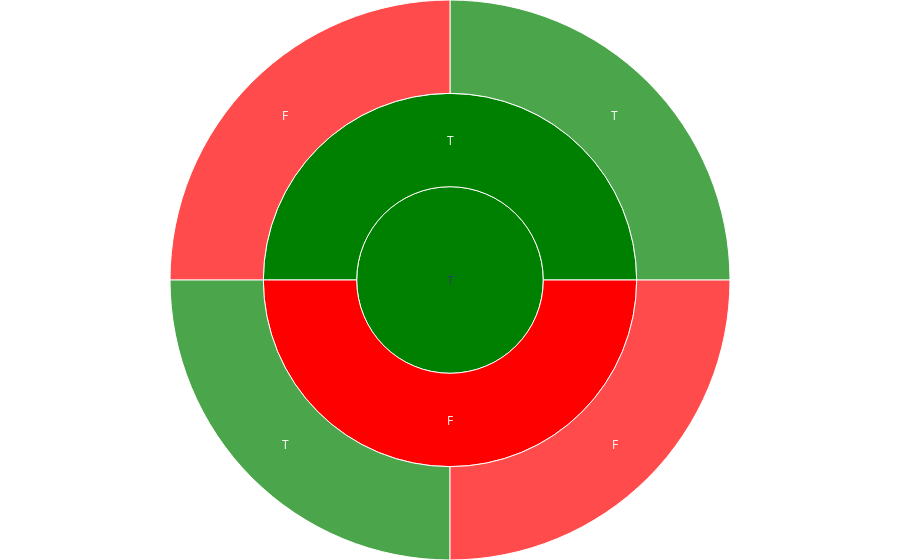

This figure's notebook cell:
### Code cell
fig =go.Figure(go.Sunburst(
 ids=["T", "TT", "TF", "TTT", "TTF", 'TFT', 'TFF'],
  labels= ["T", "T", "F", "T", "F", "T", "F"],
  parents=["", "T", "T", "TT", "TT", "TF", "TF"],  marker_colors = ["green", "green", "red", "green", "red", "green", "red"])
)
fig.update_layout(margin = dict(t=0, l=0, r=0, b=0))

fig.show()

### Figure 1 — Plotly figure (JSON) as saved in the notebook; plotly's stock layout.template omitted (floating-point values rounded to 4 significant figures)
{"data": [{"ids": ["T", "TT", "TF", "TTT", "TTF", "TFT", "TFF"], "labels": ["T", "T", "F", "T", "F", "T", "F"], "marker": {"colors": ["green", "green", "red", "green", "red", "green", "red"]}, "parents": ["", "T", "T", "TT", "TT", "TF", "TF"], "type": "sunburst"}], "layout": {"margin": {"b": 0, "l": 0, "r": 0, "t": 0}}}
